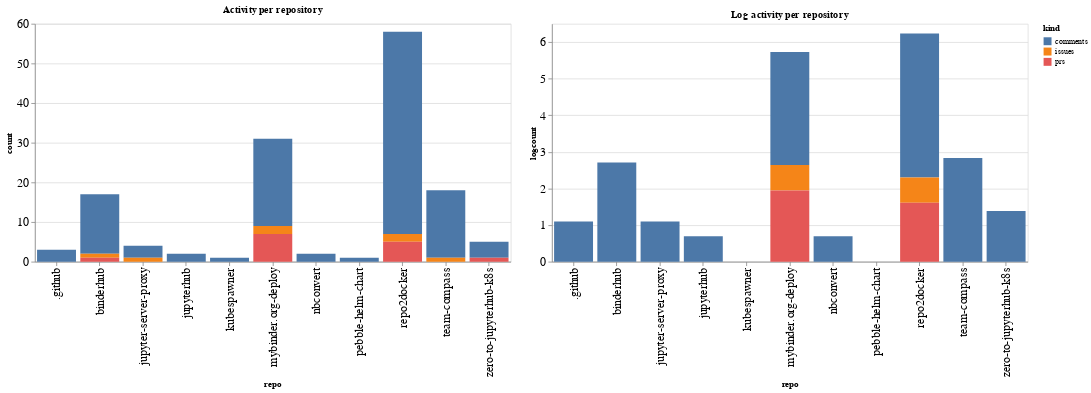

Notebook cell for this chart:
### Code cell
ch1 = alt.Chart(repo_summaries, width=600, title="Activity per repository").mark_bar().encode(
    x='repo',
    y='count',
    color='kind',
    tooltip="kind"
)

ch2 = alt.Chart(repo_summaries, width=600, title="Log activity per repository").mark_bar().encode(
    x='repo',
    y='logcount',
    color='kind',
    tooltip="kind"
)

ch1 | ch2

### Figure 1 — Vega-Lite specification as saved in the notebook (floating-point values rounded to 4 significant figures)
{"config": {"axisLeft": {"labelFontSize": 15}, "axisBottom": {"labelFontSize": 15}}, "hconcat": [{"mark": "bar", "encoding": {"color": {"type": "nominal", "field": "kind"}, "tooltip": {"type": "nominal", "field": "kind"}, "x": {"type": "nominal", "field": "repo"}, "y": {"type": "quantitative", "field": "count"}}, "title": "Activity per repository", "width": 600}, {"mark": "bar", "encoding": {"color": {"type": "nominal", "field": "kind"}, "tooltip": {"type": "nominal", "field": "kind"}, "x": {"type": "nominal", "field": "repo"}, "y": {"type": "quantitative", "field": "logcount"}}, "title": "Log activity per repository", "width": 600}], "data": {"name": "data-12634f81010d201fa9f1c54e5bc1431f"}, "$schema": "https://vega.github.io/schema/vega-lite/v4.8.1.json", "datasets": {"data-12634f81010d201fa9f1c54e5bc1431f": [{"repo": ".github", "kind": "comments", "count": 3, "logcount": 1.099}, {"repo": "binderhub", "kind": "comments", "count": 15, "logcount": 2.708}, {"repo": "binderhub", "kind": "issues", "count": 1, "logcount": 0.0}, {"repo": "binderhub", "kind": "prs", "count": 1, "logcount": 0.0}, {"repo": "jupyter-server-proxy", "kind": "comments", "count": 3, "logcount": 1.099}, {"repo": "jupyter-server-proxy", "kind": "issues", "count": 1, "logcount": 0.0}, {"repo": "jupyterhub", "kind": "comments", "count": 2, "logcount": 0.6931}, {"repo": "kubespawner", "kind": "comments", "count": 1, "logcount": 0.0}, {"repo": "mybinder.org-deploy", "kind": "comments", "count": 22, "logcount": 3.091}, {"repo": "mybinder.org-deploy", "kind": "issues", "count": 2, "logcount": 0.6931}, {"repo": "mybinder.org-deploy", "kind": "prs", "count": 7, "logcount": 1.946}, {"repo": "nbconvert", "kind": "comments", "count": 2, "logcount": 0.6931}, {"repo": "pebble-helm-chart", "kind": "comments", "count": 1, "logcount": 0.0}, {"repo": "repo2docker", "kind": "comments", "count": 51, "logcount": 3.932}, {"repo": "repo2docker", "kind": "issues", "count": 2, "logcount": 0.6931}, {"repo": "repo2docker", "kind": "prs", "count": 5, "logcount": 1.609}, {"repo": "team-compass", "kind": "comments", "count": 17, "logcount": 2.833}, {"repo": "team-compass", "kind": "issues", "count": 1, "logcount": 0.0}, {"repo": "zero-to-jupyterhub-k8s", "kind": "comments", "count": 4, "logcount": 1.386}, {"repo": "zero-to-jupyterhub-k8s", "kind": "prs", "count": 1, "logcount": 0.0}]}}
